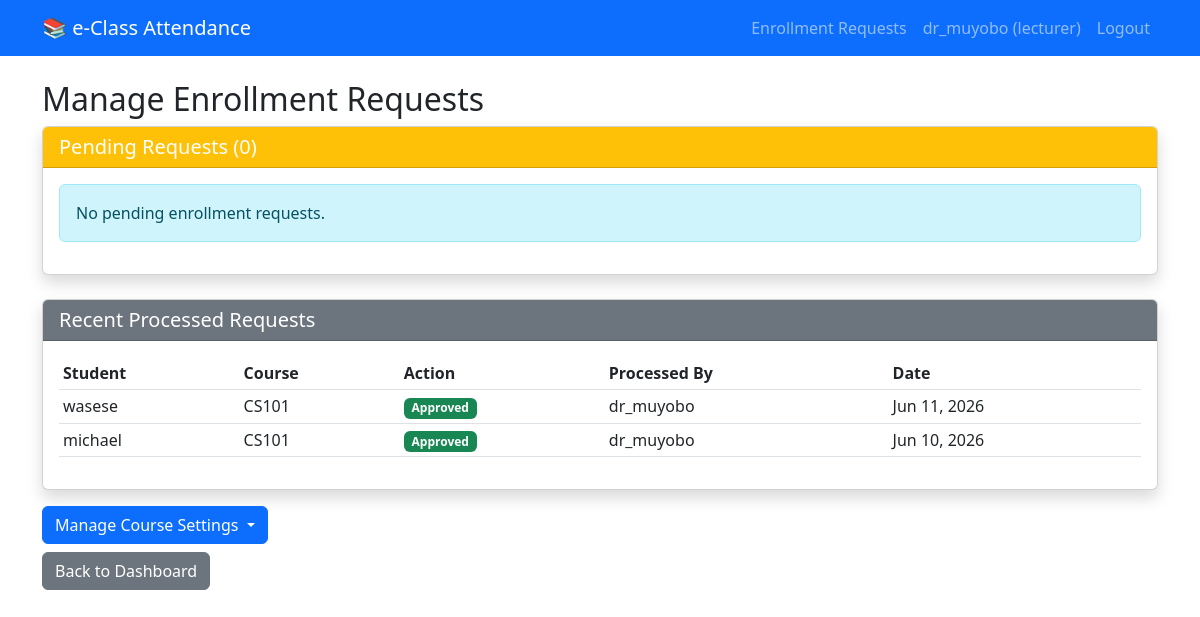
The app's page /lecturer/enrollments/ (signed in), older data.
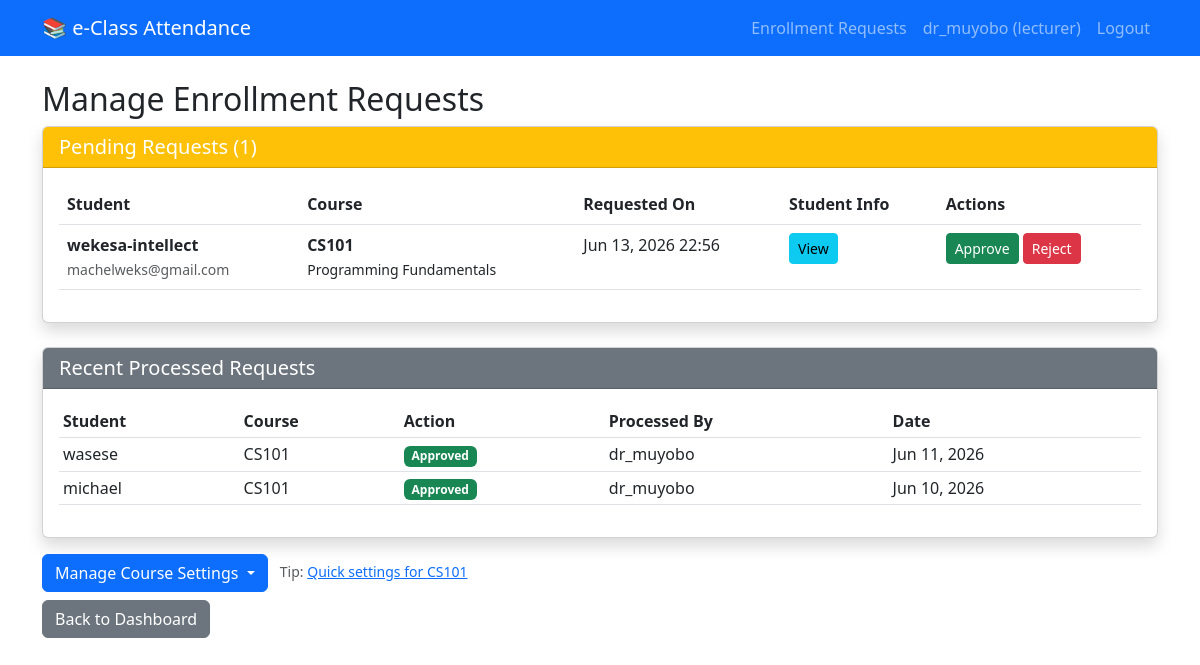
The same page, newer data.
### attendance/models.py (models this page shows, shortened)
class User(AbstractUser):
    ROLE_CHOICES = (
        ('student', 'Student'),
        ('lecturer', 'Lecturer'),
        ('admin', 'Faculty Admin'),
    )
    role = models.CharField(max_length=20, choices=ROLE_CHOICES, default='student')
    phone = models.CharField(max_length=15, blank=True)
    email = models.EmailField(blank=True, null=True)

class EnrollmentRequest(models.Model):
    STATUS_CHOICES = (
        ('pending', 'Pending'),
        ('approved', 'Approved'),
        ('rejected', 'Rejected'),
    )
    student = models.ForeignKey(User, on_delete=models.CASCADE, limit_choices_to={'role': 'student'}, related_name='enrollment_requests')
    course = models.ForeignKey(Course, on_delete=models.CASCADE, related_name='enrollment_requests')
    status = models.CharField(max_length=20, choices=STATUS_CHOICES, default='pending')
    requested_at = models.DateTimeField(auto_now_add=True)
    processed_at = models.DateTimeField(null=True, blank=True)
    processed_by = models.ForeignKey(User, on_delete=models.SET_NULL, null=True, blank=True, related_name='processed_enrollments')
    notes = models.TextField(blank=True)
    class Meta:
        unique_together = ('student', 'course')
        ordering = ['-requested_at']

class Course(models.Model):
    code = models.CharField(max_length=20, unique=True)
    name = models.CharField(max_length=100)
    lecturer = models.ForeignKey(User, on_delete=models.SET_NULL, null=True, limit_choices_to={'role': 'lecturer'})
    students = models.ManyToManyField(User, related_name='courses', limit_choices_to={'role': 'student'})
    enrollment_open = models.BooleanField(default=True)
    auto_approve = models.BooleanField(default=False)
    description = models.TextField(blank=True)
    capacity = models.PositiveIntegerField(default=0)
    prerequisites = models.ManyToManyField('self', symmetrical=False, blank=True)
    @property
    def is_full(self):
        if self.capacity == 0:
            return False
        return self.students.count() >= self.capacity

### attendance/views.py (the view, shortened to what this page needs)
# urls.py: path('lecturer/enrollments/', views.manage_enrollments, name='manage_enrollments'),
@login_required
def manage_enrollments(request):
    if request.user.role != 'lecturer':
        messages.error(request, 'Access denied')
        return redirect('dashboard')
    pending_requests = EnrollmentRequest.objects.filter(course__lecturer=request.user, status='pending').select_related('student', 'course')
    processed_requests = EnrollmentRequest.objects.filter(course__lecturer=request.user).exclude(status='pending').select_related('student', 'course')[:20]
    context = {
        'pending_requests': pending_requests,
        'processed_requests': processed_requests,
    }
    return render(request, 'attendance/manage_enrollments.html', context)

### attendance/templates/attendance/manage_enrollments.html (shortened to what this page needs)
{% extends 'base.html' %}
{% block content %}
<h2>Manage Enrollment Requests</h2>
<div class="card shadow mb-4">
    <div class="card-header bg-warning text-white">
        <h5 class="mb-0"> Pending Requests ({{ pending_requests.count }})</h5>
    </div>
    <div class="card-body">
        {% if pending_requests %}
        <div class="table-responsive">
            <table class="table table-hover">
                <thead>
                    <tr>
                        <th>Student</th>
                        <th>Course</th>
                        <th>Requested On</th>
                        <th>Student Info</th>
                        <th>Actions</th>
                    </tr>
                </thead>
                <tbody>
                    {% for req in pending_requests %}
                    <tr>
                        <td>
                            <strong>{{ req.student.username }}</strong><br>
                            <small class="text-muted">{{ req.student.email }}</small>
                        </td>
                        <td>
                            <strong>{{ req.course.code }}</strong><br>
                            <small>{{ req.course.name }}</small>
                        </td>
                        <td>{{ req.requested_at|date:"M d, Y H:i" }}</td>
                        <td>
                            <button type="button" class="btn btn-sm btn-info" data-bs-toggle="modal" data-bs-target="#studentModal{{ req.id }}">
                                 View
                            </button>
                        </td>
                        <td>
                            <form method="post" class="d-inline">
                                <button type="submit" class="btn btn-sm btn-success"
                                        {% if req.course.is_full %}disabled{% endif %}>
                                     Approve
                                </button>
                            </form>
                            <button type="button" class="btn btn-sm btn-danger" data-bs-toggle="modal" data-bs-target="#rejectModal{{ req.id }}">
                                 Reject
                            </button>
                        </td>
                    </tr>
                    {% endfor %}
                </tbody>
            </table>
        </div>
        {% else %}
        <div class="alert alert-info">No pending enrollment requests.</div>
        {% endif %}
    </div>
</div>
{% if processed_requests %}
<div class="card shadow">
    <div class="card-header bg-secondary text-white">
        <h5 class="mb-0"> Recent Processed Requests</h5>
    </div>
    <div class="card-body">
        <div class="table-responsive">
            <table class="table table-sm">
                <thead>
                    <tr>
                        <th>Student</th>
                        <th>Course</th>
                        <th>Action</th>
                        <th>Processed By</th>
                        <th>Date</th>
                    </tr>
                </thead>
                <tbody>
                    {% for req in processed_requests %}
                    <tr>
                        <td>{{ req.student.username }}</td>
                        <td>{{ req.course.code }}</td>
                        <td>
                            {% if req.status == 'approved' %}
                            <span class="badge bg-success">Approved</span>
                            {% else %}
                            <span class="badge bg-danger">Rejected</span>
                            {% endif %}
                        </td>
                        <td>{{ req.processed_by.username }}</td>
                        <td>{{ req.processed_at|date:"M d, Y" }}</td>
                    </tr>
                    {% endfor %}
                </tbody>
            </table>
        </div>
    </div>
</div>
{% endif %}
<div class="mt-3">
    <div class="dropdown d-inline-block">
        <button class="btn btn-primary dropdown-toggle" type="button" id="courseSettingsDropdown" data-bs-toggle="dropdown">
             Manage Course Settings
        </button>
    </div>
    {% if pending_requests %}
    <small class="text-muted ms-2">
        Tip: <a href="{% url 'course_settings' pending_requests.0.course.id %}">Quick settings for {{ pending_requests.0.course.code }}</a>
    </small>
    {% endif %}
</div>
<div class="mt-2">
    <a href="{% url 'dashboard' %}" class="btn btn-secondary">
         Back to Dashboard
    </a>
</div>
{% endblock %}

### templates/base.html (shortened to what this page needs)
<!DOCTYPE html>
<html>
<head>
    <link href="https://cdn.jsdelivr.net/npm/bootstrap@5.3.0/dist/css/bootstrap.min.css" rel="stylesheet">
    {% load static %}
    <link rel="stylesheet" href="{% static 'css/admin.css' %}">
</head>
<body>
<nav class="navbar navbar-expand-lg navbar-dark bg-primary">
    <div class="container">
        <a class="navbar-brand" href="{% url 'dashboard' %}">📚 e-Class Attendance</a>
        <div class="collapse navbar-collapse" id="navbarNav">
            <ul class="navbar-nav ms-auto">
                {% if user.is_authenticated %}
                    {% if user.role == 'student' %}
                    <li class="nav-item">
                        <a class="nav-link" href="{% url 'browse_courses' %}">
                            <i class="fas fa-book"></i> Browse Courses
                        </a>
                    </li>
                    <li class="nav-item">
                        <a class="nav-link" href="{% url 'my_courses' %}">
                            <i class="fas fa-graduation-cap"></i> My Courses
                        </a>
                    </li>
                    {% elif user.role == 'lecturer' %}
                    <li class="nav-item">
                        <a class="nav-link" href="{% url 'manage_enrollments' %}">
                             Enrollment Requests
                        </a>
                    </li>
                    {% elif user.role == 'admin' %}
                    <li class="nav-item">
                        <a class="nav-link" href="{% url 'all_enrollments' %}">
                            <i class="fas fa-chart-line"></i> All Enrollments
                        </a>
                    </li>
                    {% endif %}
                    <li class="nav-item">
                        {% with role_label=user.role %}
                            <span class="nav-link">{{ user.username }} ({{ role_label }})</span>
                        {% endwith %}
                    </li>
                    <li class="nav-item">
                        <a class="nav-link" href="{% url 'logout' %}">
                             Logout
                        </a>
                    </li>
                {% endif %}
            </ul>
        </div>
    </div>
</nav>
<div class="container mt-4">
    {% block content %}{% endblock %}
</div>
</body>
</html>

Row changes from the older to the newer data that the page shows:
added EnrollmentRequest: student.username "wekesa-intellect", student.email "machelweks@gmail.com", course.code "CS101", course.name "Programming Fundamentals", requested_at "Jun 13, 2026 22:56", shown under "Pending Requests (1)"
Text that changed along with them:
{{ pending_requests.count }}: "0" → "1"
text no longer shown: "No pending enrollment requests."
text now shown: "Student Course Requested On Student Info Actions Tip: Quick settings for"
